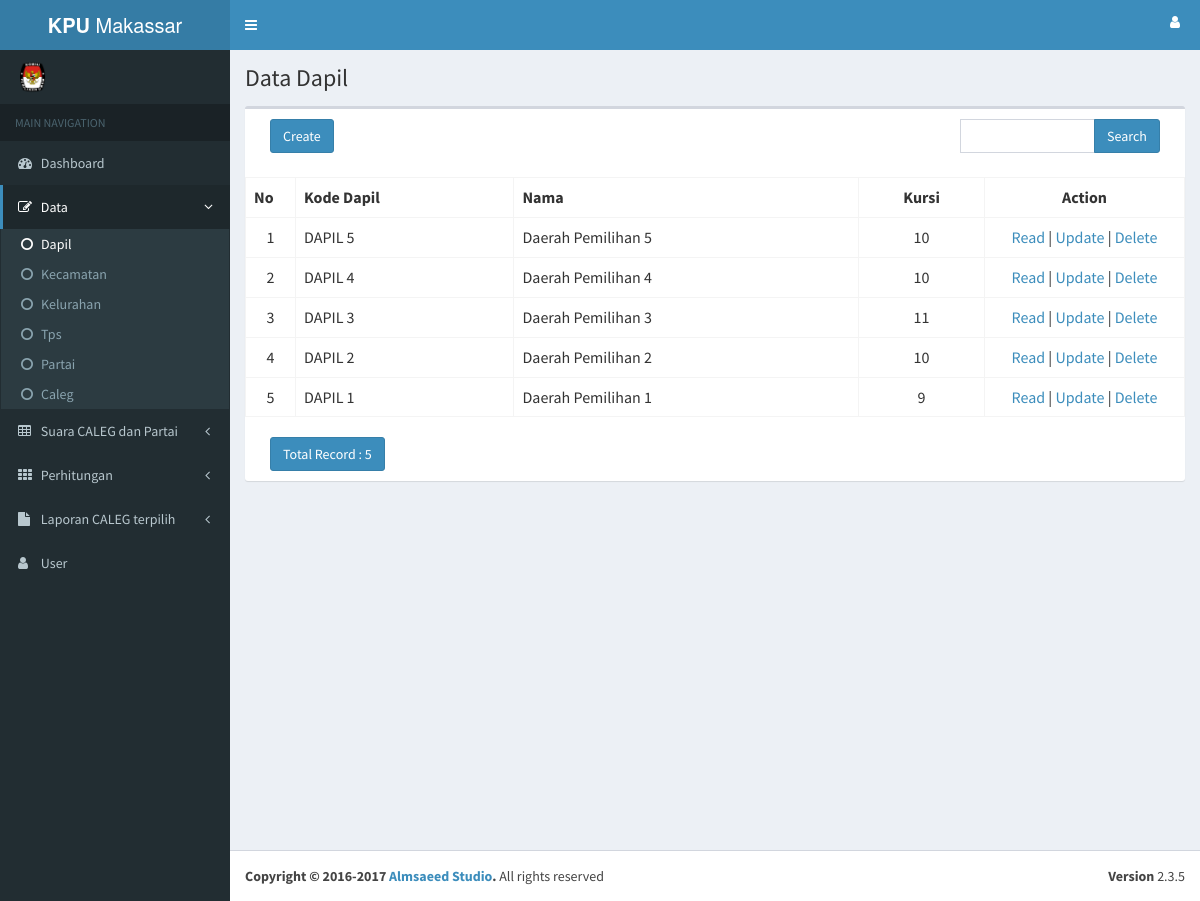
The page /index.php/tb_dapil on the database its author committed.
### tables this page shows
CREATE TABLE `tb_dapil` (
  `id` int(1) NOT NULL AUTO_INCREMENT,
  `kode_dapil` varchar(10) DEFAULT NULL,
  `nama` varchar(20) DEFAULT NULL,
  `kursi` int(3) DEFAULT NULL,
  PRIMARY KEY (`id`)
);

### application/controllers/Tb_dapil.php (called while the page is built, shortened)
<?php
class Tb_dapil extends CI_Controller
{
    function __construct()
    {
        $this->load->model('Tb_dapil_model');
        $this->load->library('form_validation');
    }
    public function index()
    {
        $q = urldecode($this->input->get('q', TRUE));
        $start = intval($this->input->get('start'));
        if ($q <> '') {
            $config['base_url'] = base_url() . 'tb_dapil/index.html?q=' . urlencode($q);
            $config['first_url'] = base_url() . 'tb_dapil/index.html?q=' . urlencode($q);
        } else {
            $config['base_url'] = base_url() . 'tb_dapil/index.html';
            $config['first_url'] = base_url() . 'tb_dapil/index.html';
        }
        $config['per_page'] = 10;
        $config['page_query_string'] = TRUE;
        $config['total_rows'] = $this->Tb_dapil_model->total_rows($q);
        $tb_dapil = $this->Tb_dapil_model->get_limit_data($config['per_page'], $start, $q);
        $this->load->library('pagination');
        $this->pagination->initialize($config);
        $data = array(
            'tb_dapil_data' => $tb_dapil,
            'q' => $q,
            'pagination' => $this->pagination->create_links(),
            'total_rows' => $config['total_rows'],
            'start' => $start,
        );
        $this->load->view('tb_dapil/tb_dapil_list', $data);
    }
}

### index.php (called while the page is built, shortened)
<?php
require_once BASEPATH.'core/CodeIgniter.php';

### application/config/config.php (called while the page is built, shortened)
<?php
$root	= "http://".$_SERVER['HTTP_HOST'];
$root	.= str_replace(basename($_SERVER['SCRIPT_NAME']),"",$_SERVER['SCRIPT_NAME']);
$config['base_url']	= "$root";
$config['index_page'] = '';
$config['uri_protocol']	= 'REQUEST_URI';
$config['url_suffix'] = '';
$config['language']	= 'english';
$config['charset'] = 'UTF-8';
$config['enable_hooks'] = FALSE;
$config['subclass_prefix'] = 'MY_';
$config['composer_autoload'] = 'vendor/autoload.php';
$config['permitted_uri_chars'] = 'a-z 0-9~%.:_\-';
$config['enable_query_strings'] = FALSE;
$config['controller_trigger'] = 'c';
$config['function_trigger'] = 'm';
$config['directory_trigger'] = 'd';
$config['allow_get_array'] = TRUE;
$config['log_threshold'] = 0;
$config['log_path'] = '';
$config['log_file_extension'] = '';
$config['log_file_permissions'] = 0644;
$config['log_date_format'] = 'Y-m-d H:i:s';
$config['error_views_path'] = '';
$config['cache_path'] = '';
$config['cache_query_string'] = FALSE;
$config['encryption_key'] = '';
$config['sess_driver'] = 'files';
$config['sess_cookie_name'] = 'ci_session';
$config['sess_expiration'] = 7200;
$config['sess_save_path'] = NULL;
$config['sess_match_ip'] = FALSE;
$config['sess_time_to_update'] = 300;
$config['sess_regenerate_destroy'] = FALSE;
$config['cookie_prefix']	= '';
$config['cookie_domain']	= '';
$config['cookie_path']		= '/';
$config['cookie_secure']	= FALSE;
$config['cookie_httponly'] 	= FALSE;
$config['standardize_newlines'] = FALSE;
$config['global_xss_filtering'] = FALSE;
$config['csrf_protection'] = FALSE;
$config['csrf_token_name'] = 'csrf_test_name';
$config['csrf_cookie_name'] = 'csrf_cookie_name';
$config['csrf_expire'] = 7200;
$config['csrf_regenerate'] = TRUE;
$config['csrf_exclude_uris'] = array();
$config['compress_output'] = FALSE;
$config['time_reference'] = 'local';
$config['rewrite_short_tags'] = FALSE;
$config['proxy_ips'] = '';

### application/models/Tb_dapil_model.php (called while the page is built, shortened)
<?php
class Tb_dapil_model extends CI_Model
{
    public $table = 'tb_dapil';
    public $id = 'id';
    public $order = 'DESC';
    function total_rows($q = NULL) {
        $this->db->like('id', $q);
	$this->db->or_like('kode_dapil', $q);
	$this->db->or_like('nama', $q);
	$this->db->or_like('kursi', $q);
	$this->db->from($this->table);
        return $this->db->count_all_results();
    }
    function get_limit_data($limit, $start = 0, $q = NULL) {
        $this->db->order_by($this->id, $this->order);
        $this->db->like('id', $q);
	$this->db->or_like('kode_dapil', $q);
	$this->db->or_like('nama', $q);
	$this->db->or_like('kursi', $q);
	$this->db->limit($limit, $start);
        return $this->db->get($this->table)->result();
    }
}

### application/views/tb_dapil/tb_dapil_list.php (the view, shortened to what this page needs)
<div class="content-wrapper">
    <section class="content-header">
      <h1>Data Dapil</h1>
    </section>
    <section class="content">
        <div class="row">
            <div class="col-xs-12">
                <div class="box">
                    <div class="box-header">
                        <div class="col-md-4">
                            <?php echo anchor(site_url('tb_dapil/create'),'Create', 'class="btn btn-primary"'); ?>
                        </div>
                        <div class="col-md-4 text-center">
                        </div>
                        <div class="col-md-1 text-right">
                        </div>
                        <div class="col-md-3 text-right">
                            <form action="<?php echo site_url('tb_dapil/index'); ?>" class="form-inline" method="get">
                                <div class="input-group">
                                    <input type="text" class="form-control" name="q" value="<?php echo $q; ?>">
                                    <span class="input-group-btn">
                                      <button class="btn btn-primary" type="submit">Search</button>
                                    </span>
                                </div>
                            </form>
                        </div>
                    </div>
                    <table class="table table-bordered table-hover" style="margin-bottom: 10px">
                        <tr>
                            <th align="center">No</th>
                    		<th>Kode Dapil</th>
                    		<th>Nama</th>
                    		<th style="text-align:center">Kursi</th>
                    		<th style="text-align:center" width="200px">Action</th>
                        </tr><?php
                        foreach ($tb_dapil_data as $tb_dapil)
                        {
                            ?>
                            <tr>
                    			<td align="center" width="50px"><?php echo ++$start ?></td>
                    			<td><?php echo $tb_dapil->kode_dapil ?></td>
                    			<td><?php echo $tb_dapil->nama ?></td>
                    			<td style="text-align:center"><?php echo $tb_dapil->kursi ?></td>
                    			<td style="text-align:center" width="200px">
                                    <?php
                                        echo anchor(site_url('tb_dapil/read/'.$tb_dapil->id),'Read');
                                        echo ' | ';
                                        echo anchor(site_url('tb_dapil/update/'.$tb_dapil->id),'Update');
                                        echo ' | ';
                                        echo anchor(site_url('tb_dapil/delete/'.$tb_dapil->id),'Delete','onclick="javasciprt: return confirm(\'Are You Sure ?\')"');
                                        ?>
                    			</td>
                    		</tr>
                            <?php
                        }
                        ?>
                    </table>
                    <div class="box-header">
                        <div class="col-md-6">
                            <a href="#" class="btn btn-primary">Total Record : <?php echo $total_rows ?></a>
                        </div>
                        <div class="col-md-6 text-right">
                        </div>
                    </div>
                </div>
            </div>
        </div>
    </section>
</div>

### rows shown on the page
tb_dapil: kode_dapil "DAPIL 5", nama "Daerah Pemilihan 5", kursi "10", id "Read", id "Update", id "Delete"
tb_dapil: kode_dapil "DAPIL 4", nama "Daerah Pemilihan 4", kursi "10", id "Read", id "Update", id "Delete"
tb_dapil: kode_dapil "DAPIL 3", nama "Daerah Pemilihan 3", kursi "11", id "Read", id "Update", id "Delete"
tb_dapil: kode_dapil "DAPIL 2", nama "Daerah Pemilihan 2", kursi "10", id "Read", id "Update", id "Delete"
tb_dapil: kode_dapil "DAPIL 1", nama "Daerah Pemilihan 1", kursi "9", id "Read", id "Update", id "Delete"

### other values the page prints
$total_rows "5"
